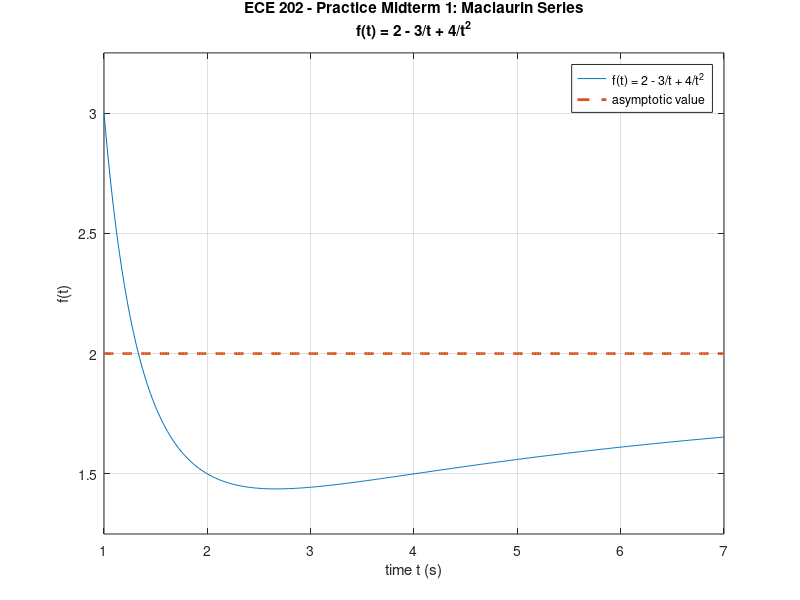

Here is the MATLAB script that generated this plot:
% Grady Sullivan
% 10/01/19
% ECE 202 Fall 2019, Practice Exam 1
% Maclaurin Series

clf
clear

tmin = 1; 
tmax = 7;

t = linspace(tmin, tmax, 401); % 401 values for "t"

x = 2; %coefficient of first term
y = 3; %coefficient of second term
z = 4; %coefficient of third term

ft = x - y ./ t + z ./ t.^2; % equation

av = 2; % asymptotic value

plot(t, ft, t, av + t * 0, '--', 'LineWidth', 2) % plots function and asymptotic value with specifications listed in prompt
xlabel('time t (s)')
ylabel('f(t)')
title({"ECE 202 - Practice Midterm 1: Maclaurin Series",...
    sprintf("f(t) = %g - %g/t + %g/t^2", x, y, z)}) % allows for robust changes to changes
legend('f(t) = 2 - 3/t + 4/t^2', 'asymptotic value', 'Location', 'northeast') % legend in top right corner
axis([-inf inf 1.25 3.25]) % adjusts y axis
grid on

